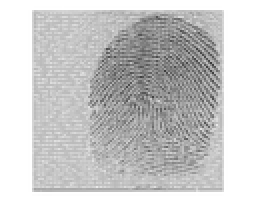
%> input picture TestImage.png, 128 x 108 px, shrunk from 682 x 575 before the run (shown 2 times larger)
$ octave --eval "result = ImageOrientationPicture(imread('TestImage.png'));"   (GNU Octave 9; MATLAB toolbox functions it lacks are replaced by stand-ins)
%> lines starting %> are read from the running program, lines starting %| are printed output that depends on the picture
### drawOrientation.m
function drawOrientation(img, ofield, varargin)
%% Call this function as drawOrientation(img, ofield)
%% where 'img' is the image matrix and 'ofield' is the
%% orientation field matrix. This function displays
%% 'ofield' as a set of quivers on image 'img'.
%%
%% Author: Arun Ross
%% Last Modified: 10 Oct 2006

if (nargin==2)
    blksz = 11;
else
    blksz = varargin{1};
end

hblksz = round(blksz/2);
r = hblksz;

[nr,nc] = size(ofield);
u_ofield = r*cos(ofield);
v_ofield = r*sin(ofield);

[X, Y] = meshgrid(hblksz:blksz:nr-hblksz, hblksz:blksz:nc-hblksz);
X = X(:);
Y = Y(:);
for i=1:size(X)
    U(i) = u_ofield(X(i), Y(i));
    V(i) = v_ofield(X(i), Y(i));
end
figure;
imshow(img,[]);
hold on;
h=quiver(Y, X, V', U');
set(h,'Color',[1 1 1]);

### ImageOrientationPicture.m
function [ Ori_Image ] = ImageOrientationPicture( Image )
%UNTITLED2 Summary of this function goes here
%   Detailed explanation goes here

Image = double(Image);
sobel_x_filter = [-1 0 1;-2 0 2;-1 0 1];
sobel_y_filter = fspecial('sobel');

sobel_x_img = imfilter(Image,sobel_x_filter);
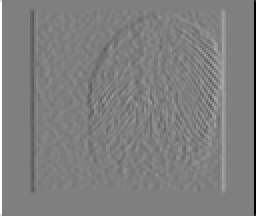
%> sobel_x_img: size 108x128x3 double (shown 2 times larger); min -1020, max 1020, mean 0; drawn with min black and max white
sobel_y_img = imfilter(Image,sobel_y_filter);
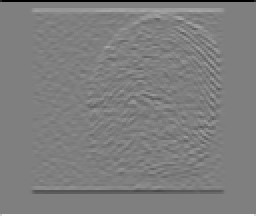
%> sobel_y_img: size 108x128x3 double (shown 2 times larger); min -1020, max 1020, mean 0; mean of the top-left, top-right, bottom-left and bottom-right quarters -11.4, -7.6, 11.4, 7.6; drawn with min black and max white

size_img = size(Image);
%> size_img = [108 128 3]
row = size_img(1,1);
%> row = 108
column = size_img(1,2);
%> column = 128

row = row - 9;
%> row = 99
column = column - 9;
%> column = 119
orientation_array = zeros(size_img);

for i = 1:(row)
    for j = 1:(column)
        sobel_x_t = sobel_x_img(i:(i+8),j:(j+8));
        sobel_y_t = sobel_y_img(i:(i+8),j:(j+8));
        theta = Orientation(sobel_x_t,sobel_y_t);
        orientation_array(i+4,j+4) = theta;
    end
end
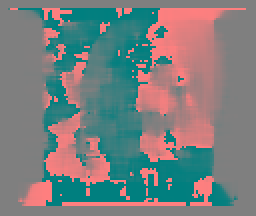
%> orientation_array: size 108x128x3 double (shown 2 times larger); mean R, G, B -0.0716, 0, 0; drawn with min black and max white

drawOrientation(Image,orientation_array);
%> in drawOrientation, `u_ofield = r*cos(ofield);`:
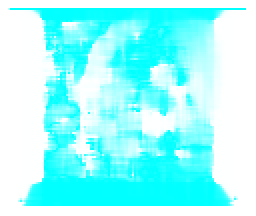
%> u_ofield: size 108x128x3 double (shown 2 times larger); mean R, G, B 3.7, 6, 6; drawn with min black and max white
%> in drawOrientation, `v_ofield = r*sin(ofield);`:
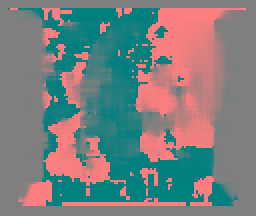
%> v_ofield: size 108x128x3 double (shown 2 times larger); mean R, G, B -0.283, 0, 0; drawn with min black and max white
%> after the loop in drawOrientation, `for i=1:size(X)`: U = 306 values, max 6 at index 1, min 0.00754 at index 278, mean 5.1; V = 306 values, max 6 at index 42, min -6 at index 278, mean 0.0022
%> figure, not shown here; shown 3 times larger

end
%> (the run ends here)
